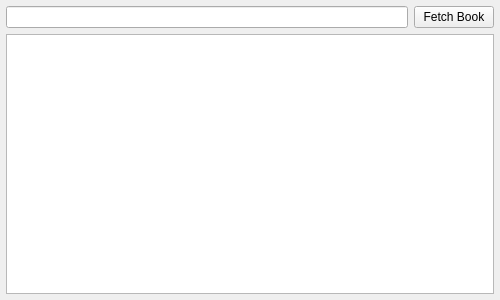
<?xml version="1.0" encoding="UTF-8"?>
<ui version="4.0">
 <class>MainWindow</class>
 <widget class="QMainWindow" name="MainWindow">
  <property name="geometry">
   <rect>
    <x>0</x>
    <y>0</y>
    <width>500</width>
    <height>300</height>
   </rect>
  </property>
  <property name="windowTitle">
   <string>MainWindow</string>
  </property>
  <widget class="QWidget" name="centralwidget">
   <layout class="QVBoxLayout" name="verticalLayout">
    <property name="leftMargin">
     <number>6</number>
    </property>
    <property name="topMargin">
     <number>6</number>
    </property>
    <property name="rightMargin">
     <number>6</number>
    </property>
    <property name="bottomMargin">
     <number>6</number>
    </property>
    <item>
     <layout class="QHBoxLayout" name="horizontalLayout">
      <item>
       <widget class="QLineEdit" name="urlField"/>
      </item>
      <item>
       <widget class="QPushButton" name="runBtn">
        <property name="text">
         <string>Fetch Book</string>
        </property>
       </widget>
      </item>
     </layout>
    </item>
    <item>
     <widget class="QPlainTextEdit" name="logsField"/>
    </item>
   </layout>
  </widget>
 </widget>
 <resources/>
 <connections/>
</ui>
